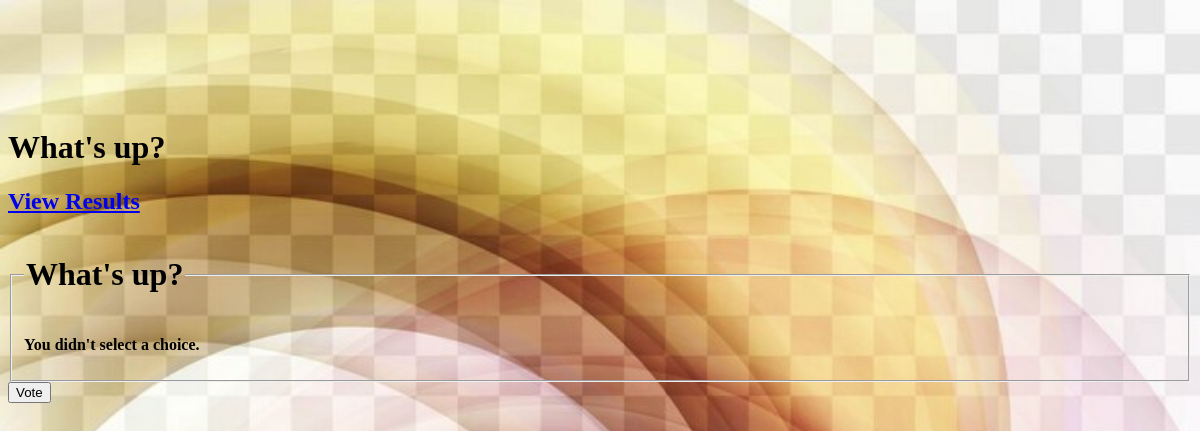
Page /myapp/1/vote/ on the earlier database version.
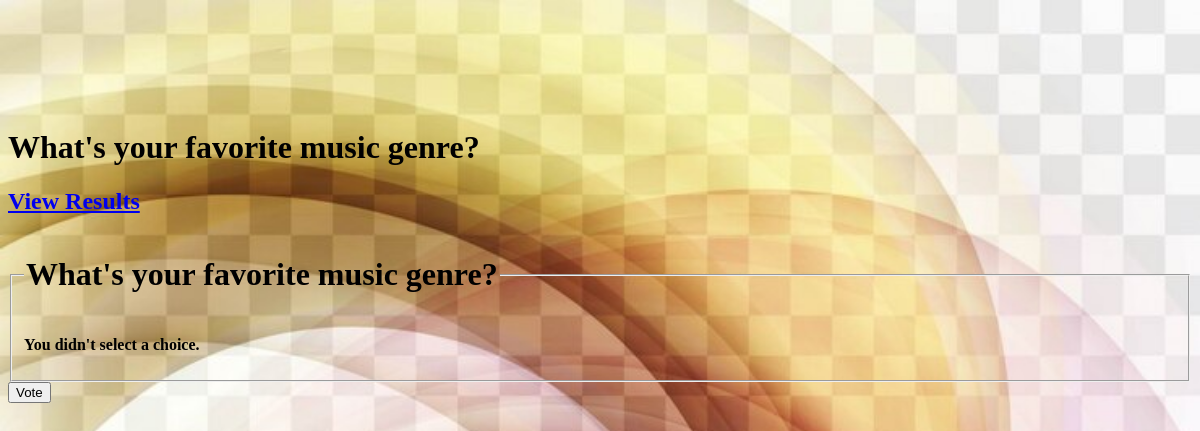
Same page on the later database version.
### myapp/models.py (models this page shows, shortened)
class Question(models.Model):
    question_text = models.CharField(max_length=250)
    pub_date = models.DateTimeField("date published")

### myapp/views.py (the view)
# urls.py: path("<int:question_id>/vote/", views.vote, name="vote"),
def vote(request, question_id):
    question = get_object_or_404(Question, pk=question_id)
    try:
        selected_choice = question.choice_set.get(pk=request.POST["choice"])
    except (KeyError, Choice.DoesNotExist):
        return render(
            request,
            "polls/detail.html",
            {
                "question": question,
                "error_message": "You didn't select a choice.",
            },
        )
    else:
        selected_choice.votes = F("votes") + 1
        selected_choice.save()
        return HttpResponseRedirect(reverse("myapp:results", args=(question.id,)))

### myapp/templates/polls/detail.html (shortened to what this page needs)
{% load static %}
<!DOCTYPE html>
<html lang="en">
  <head>
    <link rel="stylesheet" href="{% static 'polls/style.css' %}">
  </head>
  <body>
    <h1>{{ question.question_text }}</h1>
        <a href="{% url 'myapp:results' question.id %}"><strong><h2>View Results</h2></strong></a>
        <form action="{% url 'myapp:vote' question.id %}" method="post">
            <fieldset>
                <legend><h1>{{ question.question_text }}</h1></legend>
                {% if error_message %}<p><strong>{{ error_message }}</strong></p>{% endif %}
            </fieldset>
            <input type="submit" value="Vote">
            </form>
  </body>
</html>

Differences in the rows shown:
changed Question: question_text "What's up?" → "What's your favorite music genre?"
